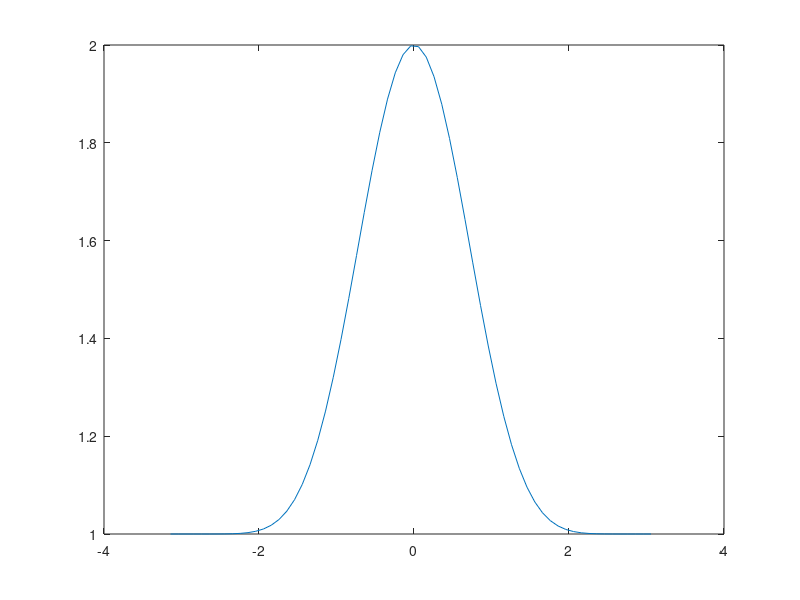
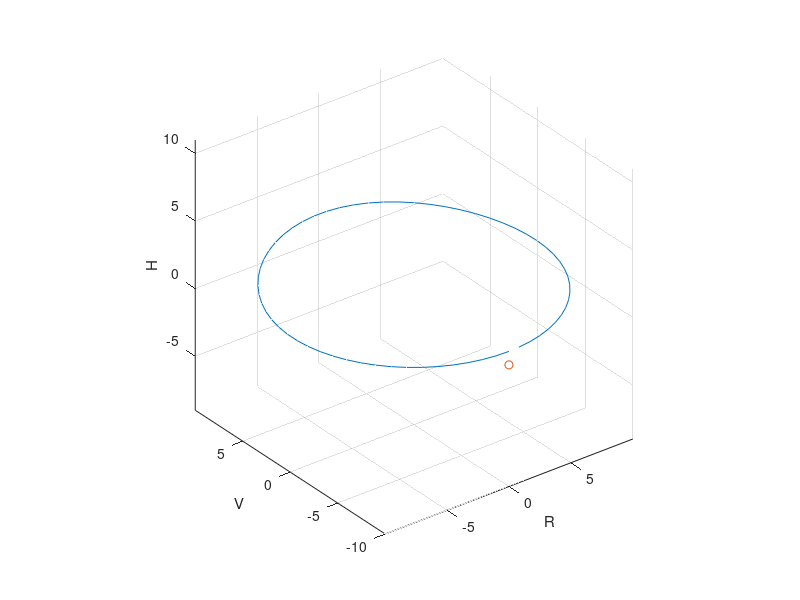

The MATLAB source for these figures, in order:
close all
clc
clear

tt = [-pi:0.1:pi];
delta(1,:) = 10*sin(tt);
delta(2,:) = 10*cos(tt);
delta(3,:) = 0;
factor = @(delta) (1+1*(0.5+delta(2)./norm(delta)/2)^(4))

value = [];
for i = 1:length(delta(2,:))
    value(end+1) = factor(delta(:,i));
end

figure
plot(tt,value)

figure
plot3(delta(1,:),delta(2,:),value);
hold on;
plot3(delta(1,1),delta(2,1),delta(3,1),'o');
xlabel("R");
ylabel("V");
zlabel("H")
grid on
axis equal
